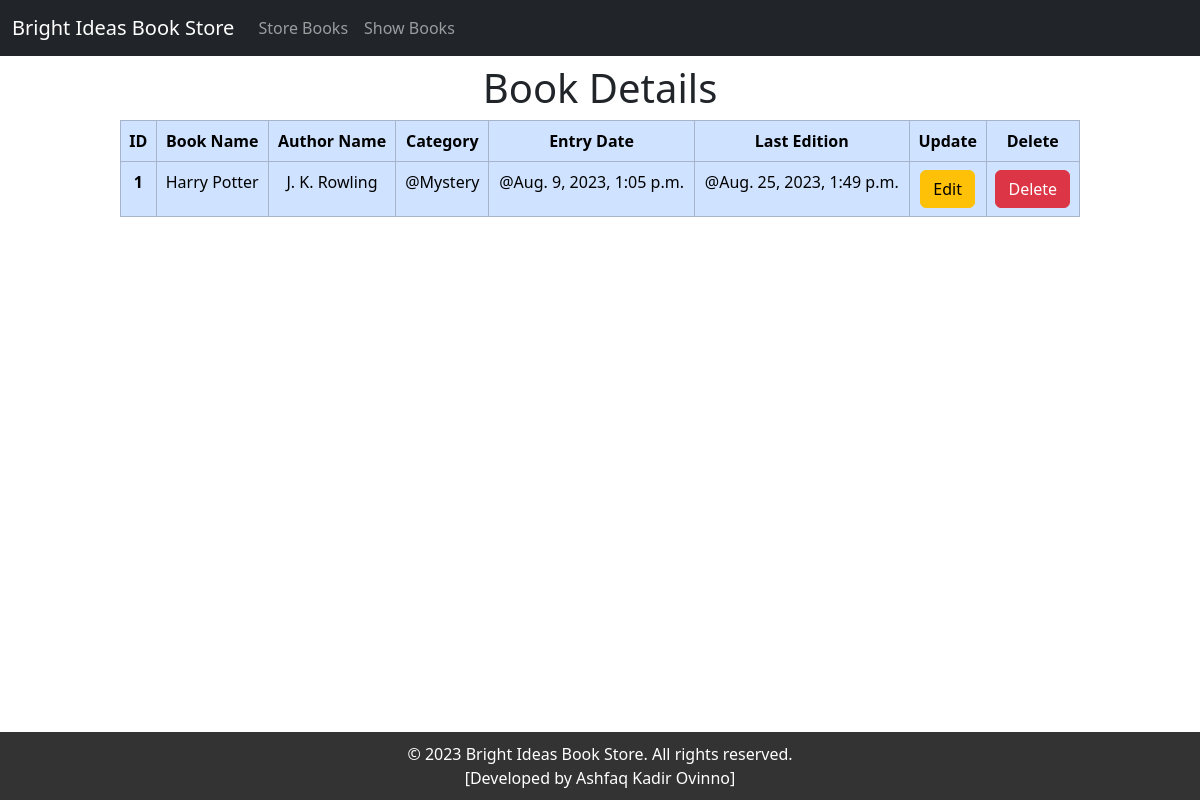
Screenshot of /book_details/1 with the database file from the repository.
### book/models.py (models this page shows)
class BookStoreModel(models.Model):
    CATEGORY = (
        ('Mystery', 'Mystery'),
        ('Thriller', 'Thriller'),
        ('Sci-Fi', 'Sci-Fi'),
        ('Humor', 'Humor'),
        ('Horror', 'Horror'),
    )
    id = models.IntegerField(primary_key=True)
    book_name = models.CharField(max_length=30)
    author = models.CharField(max_length=30)
    category = models.CharField(max_length=30, choices=CATEGORY)
    first_pub = models.DateTimeField(auto_now_add=True) # first entry
    last_pub = models.DateTimeField(auto_now=True) # edited entry

### book/views.py (the view)
# urls.py: path('book_details/<int:pk>', BookDetailsView.as_view(), name='book_details'),
class BookDetailsView(DetailView):
    model = BookStoreModel
    template_name = 'book_details.html'
    context_object_name = 'item'
    pk_url_kwarg = 'pk'

### book/templates/book_details.html
{% extends 'base.html' %}
{% block content %}
<div style="width: 50%; margin: auto; text-align: center">
  <h1><h1>Book Details</h1></h1>
</div>
<div style="width: 80%; margin: auto; text-align: center">
  <table class="table table-bordered table-primary">
    <thead>
      <tr>
        <th scope="col">ID</th>
        <th scope="col">Book Name</th>
          <th scope="col">Author Name</th>
          <th scope="col">Category</th>
          <th scope="col">Entry Date</th>
          <th scope="col">Last Edition</th>
          <th scope="col">Update</th>
          <th scope="col">Delete</th>
      </tr>
    </thead>
    <tbody>
      <tr>
        <th scope="row">{{item.id}}</th>
        <td>{{item.book_name}}</td>
          <td>{{item.author}}</td>
          <td>@{{item.category}}</td>
          <td>@{{item.first_pub}}</td>
          <td>@{{item.last_pub}}</td>
          <td>
            <a href="{% url 'edit_book' pk=item.id %}" class="btn btn-warning"
              >Edit</a
            >
          </td>
          <td>
            <a href="{% url 'delete_book' pk=item.id %}" class="btn btn-danger"
              >Delete</a
          </td>
      </tr>
    </tbody>
  </table>
</div>
{% endblock content %}

### rows the page displays
BookStoreModel: id "1", book_name "Harry Potter", author "J. K. Rowling", category "Mystery", first_pub "Aug. 9, 2023, 1:05 p.m.", last_pub "Aug. 25, 2023, 1:49 p.m."
